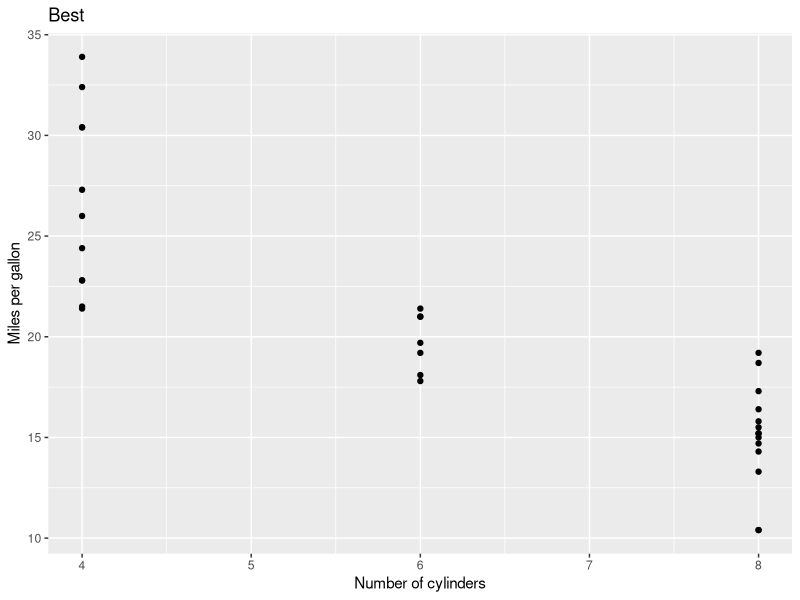

This figure's R source:
## ---- chunk 1
library(ggplot2)
ggplot(mtcars, aes(x=cyl, y= mpg)) +
  geom_point() +
  labs(x= "Number of cylinders", y = "Miles per gallon", title = "Best")
## ---- chunk 2
head(mtcars)
